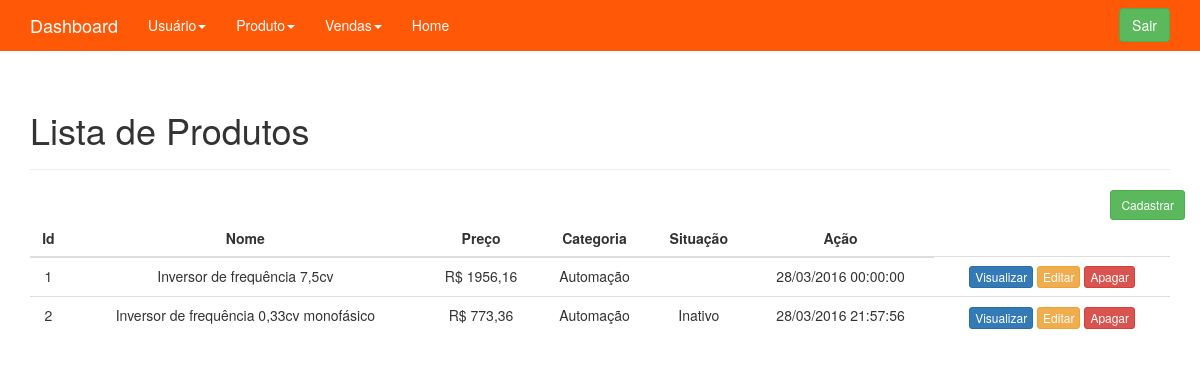
/adm/administrativo.php?link=14 (signed in), run on the app's committed database.
### tables this page shows
CREATE TABLE IF NOT EXISTS `produtos` (
  `id` int(11) NOT NULL AUTO_INCREMENT,
  `nome` varchar(520) NOT NULL,
  `quantidade` int(11) NOT NULL,
  `preco` varchar(20) NOT NULL,
  `categorias_produto_id` int(11) NOT NULL,
  `situacoes_produto_id` int(11) NOT NULL,
  `foto` varchar(120) DEFAULT NULL,
  `created` datetime NOT NULL,
  `modified` datetime DEFAULT NULL,
  PRIMARY KEY (`id`)
);

CREATE TABLE IF NOT EXISTS `categorias_produtos` (
  `id` int(11) NOT NULL AUTO_INCREMENT,
  `nome` varchar(520) NOT NULL,
  `created` datetime NOT NULL,
  `modified` datetime DEFAULT NULL,
  PRIMARY KEY (`id`)
);

CREATE TABLE IF NOT EXISTS `situacoes_produtos` (
  `id` int(11) NOT NULL AUTO_INCREMENT,
  `nome` varchar(120) NOT NULL,
  `created` datetime NOT NULL,
  `modified` datetime DEFAULT NULL,
  PRIMARY KEY (`id`)
);

### adm/administrativo/listar/adm_listar_produto.php (the view)
<?php
	$result_produtos = "SELECT * FROM produtos";
	$resultado_produtos = mysqli_query($conn , $result_produtos);
?>
<div class="container theme-showcase" role="main">
	<div class="page-header">
        <h1>Lista de Produtos</h1>
	</div>
	<div class="row espaco">
		<div class="pull-right">
			<a href="administrativo.php?link=15"><button type='button' class='btn btn-sm btn-success'>Cadastrar</button></a>
		</div>
	</div>
	<div class="row">
        <div class="col-md-12">
			<table class="table">
				<thead>
					<tr>
						<th class="text-center">Id</th>
						<th class="text-center">Nome</th>
						<th class="text-center">Preço</th>
						<th class="text-center">Categoria</th>
						<th class="text-center">Situação</th>
						<th class="text-center">Ação</th>
					</tr>
				</thead>
				<tbody>
					<?php while($row_produtos = mysqli_fetch_assoc($resultado_produtos)){?>
						<tr>
							<td class="text-center"><?php echo $row_produtos["id"]; ?></td>
							<td class="text-center"><?php echo $row_produtos["nome"]; ?></td>
							<td class="text-center"><?php echo "R$ ".$row_produtos["preco"]; ?></td>
							<td class="text-center">
								<?php $categorias_produto = $row_produtos["categorias_produto_id"];
									$result_categorias_produto = "SELECT * FROM categorias_produtos WHERE id = '$categorias_produto' LIMIT 1";
									$resultado_categorias_produto = mysqli_query($conn, $result_categorias_produto);
									$row_categorias_produto = mysqli_fetch_assoc($resultado_categorias_produto);
									echo $row_categorias_produto['nome'];
								?>
							</td>
							<td class="text-center">
								<?php $situacoes_produto = $row_produtos["situacoes_produto_id"];
									$result_situacoes_produto = "SELECT * FROM situacoes_produtos WHERE id = '$situacoes_produto' LIMIT 1";
									$resultado_situacoes_produto = mysqli_query($conn, $result_situacoes_produto);
									$row_situacoes_produto = mysqli_fetch_assoc($resultado_situacoes_produto);
									echo $row_situacoes_produto['nome'];
								?>
							</td>
							<td class="text-center"><?php echo date('d/m/Y H:i:s',strtotime($row_produtos["created"])); ?></td>
							<td class="text-center">
								<a href="administrativo.php?link=17&id=<?php echo $row_produtos["id"]; ?>">
									<button type="button" class="btn btn-xs btn-primary">
										Visualizar
									</button>
								</a>
								<a href="administrativo.php?link=16&id=<?php echo $row_produtos["id"]; ?>">
									<button type="button" class="btn btn-xs btn-warning">
										Editar
									</button>
								</a>
								<a href="administrativo/processa/adm_apagar_produtos.php?id=<?php echo $row_produtos["id"]; ?>">
									<button type="button" class="btn btn-xs btn-danger">
										Apagar
									</button>
								</a>
							</td>
						</tr>
					<?php } ?>
				</tbody>
			</table>
        </div>
	</div>
</div>

### adm/css/theme.css (style rules this page uses)
body { padding-top: 70px; padding-bottom: 30px; }

### data on the page
produtos: id "1", nome "Inversor de frequência 7,5cv", preco "1956,16", categorias_produto.nome "Automação", created "28/03/2016 00:00:00"
produtos: id "2", nome "Inversor de frequência 0,33cv monofásico", preco "773,36", categorias_produto.nome "Automação", situacoes_produto.nome "Inativo", created "28/03/2016 21:57:56"
